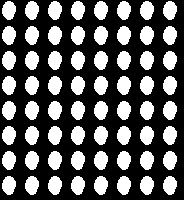
#> input picture examples/resources/ellipsoid_pattern/ellip_array_0007.tif, 184 x 200 px; its folder holds only this picture in this run
$ python -i ski_driver_functions.py   (imports and definitions only)   (older library calls are emulated)
#> lines starting #> are read from the running program, lines starting #| are printed output that depends on the picture; after the words box and inside, x2 and y2 are one past the last pixel; in counts of white or black regions, pixels touching at a corner belong together
#> `picture = cv2.imread('../../examples/resources/ellipsoid_pattern/ellip..`: picture: shape (200, 184); 35.1% white; 64 white regions, largest, box (x1, y1, x2, y2) and area: (2, 1, 16, 20) 202, (25, 1, 39, 20) 202, (48, 1, 62, 20) 202
### src/imppy3d/ski_interactive_processing.py
# Import external dependencies
import numpy as np
import matplotlib.pyplot as plt
from matplotlib.widgets import TextBox, Slider, RangeSlider
from matplotlib.widgets import Button, CheckButtons, RadioButtons
from skimage import restoration as rest
from skimage import segmentation as seg
from skimage import filters as filt
from skimage import morphology as morph
import skimage.feature as sfeature
from skimage import util
from skimage.util import img_as_bool, img_as_ubyte, img_as_float


# [1627 lines left out: functions interact_skeletonize, interact_del_features, interact_canny_edge, interact_unsharp_mask, interact_rolling_ball, interact_segmentation_type and 7 more, not called in this run]


def interact_binary_morph(img_in):
    """
    Perform a morphological filter operation on a binary
    (i.e., segmented) image. More specifically, apply either an
    erosion, dilation, "opening", or "closing" with the option of
    choosing different kernel shapes and sizes. The implementations of
    these operations are based on the Skimage library. This is an
    interactive function that enables the user to change the parameters
    of the filter and see the results, thanks to the "widgets"
    available in Matplotlib.

     ---- INPUT ARGUMENTS ----
    [img_in]: Numpy array for a binarized image. It is assumed that the
        image is already of type uint8. The array should thus be 2D,
        where each value represents the intensity for each
        corresponding pixel.

     ---- RETURNED ----
    [[img_out], [fltr_params]]: Returns a list containing the resultant
        image and the parameters used for the filter. img_out is a
        filterd image in the same format as img_in. fltr_params is
        also a list, which contains the final parameters used during
        the interactive session. For this function, the [fltr_params]
        list contains:

            [operation_type_out, footprint_type_out, n_radius_out]

                operation_type_out: An integer flag that determines what
                    type of morphological operation to perform:

                        0: binary_closing
                        1: binary_opening
                        2: binary_dilation
                        3: binary_erosion

                footprint_type_out: An integer flag that determines what
                    type of 2D neighborhood to use:

                        0: square
                        1: disk
                        2: diamond

                n_radius_out: Radius of the footprint neighborhood in
                    pixels, as an integer.

     ---- SIDE EFFECTS ----
    Function input arguments are not altered. Nothing is written to the
    hard drive. This function is a read-only function. It does pop-up
    a new window that visualizes the provided image. Strings are printed
    to standard output.
    """

    img_0 = img_in.copy()

    # Determine what type of morphological operation to perform
    # 0: binary_closing
    # 1: binary_opening
    # 2: binary_dilation
    # 3: binary_erosion
    operation_type_0 = 0

    # Determine what type of 2D neighborhood to use.
    # 0: square (which corresponds to a cube in 3D)
    # 1: disk (which corresponds to a ball in 3D)
    # 2: diamond (which corresponds to a octahedron in 3D)
    footprint_type_0 = 1

    # Radius of the footprint neighborhood (in pixels)
    n_radius_0 = 1

    disk_footprint = morph.disk(n_radius_0)
    img_temp_0 = morph.binary_closing(img_0, footprint=disk_footprint)
#> img_temp_0: shape (200, 184) bool; 35.2% white; 64 white regions, largest, box (x1, y1, x2, y2) and area: (2, 0, 16, 20) 204, (25, 0, 39, 20) 204, (48, 0, 62, 20) 204
    img_temp_0 = img_as_ubyte(img_temp_0)

    # Global variables (within this function) that will be returned.
    # Initialize these to the starting values for now.
    operation_type_out = operation_type_0
    footprint_type_out = footprint_type_0
    n_radius_out = n_radius_0
    img_out = img_temp_0.copy()

    # Create a figure
    fig_size = (9,9)

    fig, ax = plt.subplots(1,1)
    fig.set_size_inches(fig_size[0], fig_size[1])
    ax.set_aspect('equal')

    # Show the image and save the "matplotlib.image.AxesImage"
    # object for updating the figure later.
    img_obj = ax.imshow(img_out, cmap='gray', vmin=0, vmax=255)
    ax.set_xlabel("X Pixel Number")
    ax.set_ylabel("Y Pixel Number")

    plt.subplots_adjust(bottom=0.32)

    # Create new axes objects for each button/slider/text widget
    # 4-tuple of floats rect = [left, bottom, width, height]. A new axes
    # is added with dimensions rect in normalized (0, 1) units using
    # add_axes on the current figure.
    operation_ax = fig.add_axes([0.10, 0.03, 0.15, 0.20])
    operation_button = RadioButtons(ax=operation_ax,
        labels=['Closing', 'Opening', 'Dilation', 'Erosion'],
        active=operation_type_0)

    footprint_ax = fig.add_axes([0.36, 0.03, 0.15, 0.20])
    footprint_button = RadioButtons(ax=footprint_ax,
        labels=['Square', 'Disk', 'Diamond'],
        active=footprint_type_0)

    radius_ax = fig.add_axes([0.75, 0.15, 0.15, 0.06])
    radius_text_box = TextBox(ax=radius_ax, label='Kernel Radius  ',
        initial=str(n_radius_0), textalignment='center')

    update_ax = plt.axes([0.65, 0.03, 0.25, 0.06])
    update_button = Button(update_ax, 'Update')

    # [59 lines left out: function binary_morph_update, not called in this run]

    # Call the update function when the 'update' button is clicked
    update_button.on_clicked(binary_morph_update)

    plt.show()
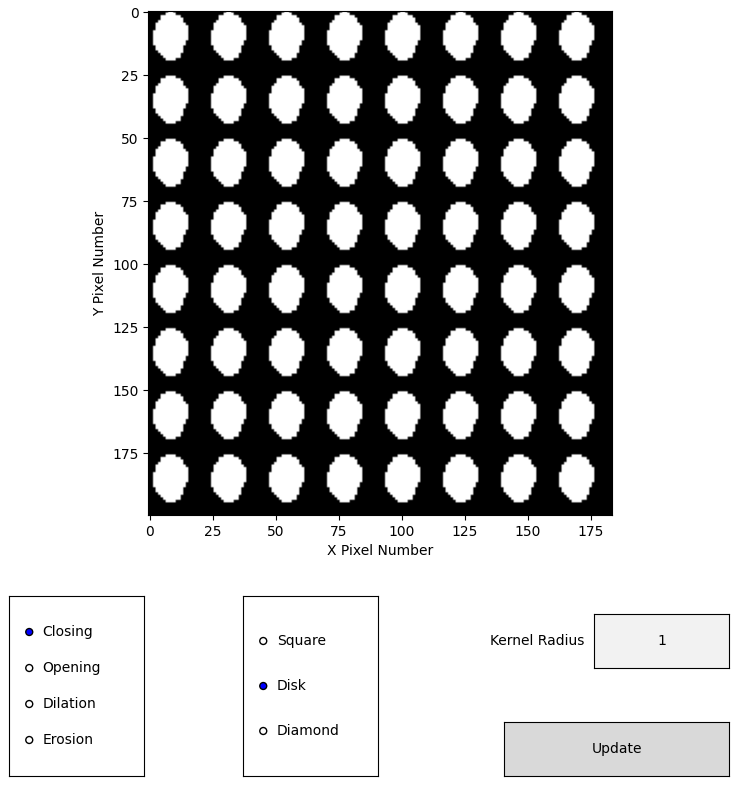
#> figure drawn by matplotlib, 4 panels

    # Save final filter parameters
    fltr_params = [operation_type_out, footprint_type_out,
        n_radius_out]

    return [img_out, fltr_params]

### src/imppy3d/ski_driver_functions.py
# Import external dependencies
import numpy as np
from skimage import restoration as rest
from skimage import segmentation as seg
from skimage import filters as filt
from skimage import morphology as morph
import skimage.feature as sfeature
from skimage.util import img_as_bool, img_as_ubyte, img_as_float

# Import local packages
from . import ski_interactive_processing as ifun


# [1046 lines left out: functions interact_driver_skeletonize, apply_driver_skeletonize, interact_driver_del_features, apply_driver_del_features, interact_driver_edge_detect, apply_driver_edge_detect and 8 more, not called in this run]


def interact_driver_morph(img_in):
    """
    Interactively applies a morphological operation on a binary
    (i.e., segmented) image. More specifically, apply either an
    erosion, dilation, "opening", or "closing" with the option of
    choosing different kernel shapes and sizes. The implementations of
    these operations are based on the Skimage library. The output
    parameters of this function are suitable for input for
    apply_driver_morph_3d() below.

    ---- INPUT ARGUMENTS ----
    [img_in]: Numpy array for a grayscale image. It is assumed that the
        image is already grayscale and of type uint8. The array should
        thus be 2D, where each value represents the intensity for each
        corresponding pixel.

    ---- RETURNED ----
    [img_out]: Returns the final image after closing the interactive
        session. img_out is in the same format as img_in.

    ---- SIDE EFFECTS ----
    Function input arguments are not altered. Nothing is written to the
    hard drive. This function is a read-only function. It does pop-up
    a new window that visualizes the provided image. Strings are printed
    to standard output.
    """

    # ---- Local Copies ----
    img_0 = img_in.copy()

    # Run the interactive morphological operations GUI
    [img_fltr, fltr_params] = ifun.interact_binary_morph(img_0)
#> fltr_params = [0, 1, 1]

    # Run the driver application simply for the text output
    apply_driver_morph(img_0, fltr_params)

    return img_fltr


def apply_driver_morph(img_in, fltr_params_in, quiet_in=False):
    """
    Applies a morphological operation on a binary (i.e., segmented)
    image. More specifically, apply either an erosion,
    dilation, "opening", or "closing" with the option of choosing
    different kernel shapes and sizes. The implementations of these
    operations are based on the Skimage library. This is the 2D,
    non-interactive version of interact_driver_morph(). See
    apply_driver_morph_3d() for a 3D version of this function.

    ---- INPUT ARGUMENTS ----
    [img_in]: Numpy array for a 2D grayscale image. It is
        assumed that the image is already grayscale and of type uint8.
        Each value in the 2D array represents the intensity for each
        corresponding pixel.

    fltr_params_in: A list of parameters needed to perform the
        morphological operation. The three input parameters for this
        list are described below,

            [operation_type_out, footprint_type_out, n_radius_out]

                operation_type_out: An integer flag that determines what
                    type of morphological operation to perform:

                        0: binary_closing
                        1: binary_opening
                        2: binary_dilation
                        3: binary_erosion

                footprint_type_out: An integer flag that determines what
                    type of 2D neighborhood to use:

                        0: square
                        1: disk
                        2: diamond

                n_radius_out: Radius of the footprint neighborhood in
                    pixels, as an integer.

    quiet_in: A boolean that determines if this function should print
        any statements to standard output. If False (default), outputs
        are written. Conversely, if True, outputs are suppressed. This
        is particularly useful in the event of batch processing.

    ---- RETURNED ----
    [img_out]: Returns the resultant Numpy image array after performing
        the image processing procedures. img_out is in the same format
        as img_in.

    ---- SIDE EFFECTS ----
    Function input arguments are not altered. Nothing is written to the
    hard drive. This function is a read-only function. Strings are
    printed to standard output.
    """
#> called with quiet_in = False

    # ---- Local Copies ----
    img_0 = img_in.copy()
    fltr_params = fltr_params_in
#> fltr_params = [0, 1, 1]
    quiet = quiet_in

    # Determine what type of morphological operation to perform
    # 0: binary_closing
    # 1: binary_opening
    # 2: binary_dilation
    # 3: binary_erosion
    operation_type = fltr_params[0]
#> operation_type = 0

    # Determine what type of 2D neighborhood to use.
    # 0: square (which corresponds to a cube in 3D)
    # 1: disk (which corresponds to a ball in 3D)
    # 2: diamond (which corresponds to a octahedron in 3D)
    footprint_type = fltr_params[1]
#> footprint_type = 1

    # Radius of the footprint neighborhood (in pixels)
    n_radius = fltr_params[2]
#> n_radius = 1

    if not quiet:
        print(f"\nApplying morphological operation...")

    if footprint_type == 0:
        temp_width = 2*n_radius + 1
        temp_footprint = morph.square(temp_width)

        if not quiet:
            print(f"    Footprint type: 'square'")
            print(f"    Footprint radius (pixels): {n_radius}")

    elif footprint_type == 1:
        temp_footprint = morph.disk(n_radius)
#> temp_footprint = [[0, 1, 0], [1, 1, 1], [0, 1, 0]]

        if not quiet:
            print(f"    Footprint type: 'disk'")
            print(f"    Footprint radius (pixels): {n_radius}")
#|     Footprint radius (pixels): 1

    else: # footprint_type == 2
        temp_footprint = morph.diamond(n_radius)

        if not quiet:
            print(f"    Footprint type: 'diamond'")
            print(f"    Footprint radius (pixels): {n_radius}")

    if operation_type == 0:
        img_temp = morph.binary_closing(img_0, footprint=temp_footprint)

        if not quiet:
            print(f"    Operation type: 'binary_closing'")

    elif operation_type == 1:
        img_temp = morph.binary_opening(img_0, footprint=temp_footprint)

        if not quiet:
            print(f"    Operation type: 'binary_opening'")

    elif operation_type == 2:
        img_temp = morph.binary_dilation(img_0, footprint=temp_footprint)

        if not quiet:
            print(f"    Operation type: 'binary_dilation'")

    else: # operation_type == 3
        img_temp = morph.binary_erosion(img_0, footprint=temp_footprint)

        if not quiet:
            print(f"    Operation type: 'binary_erosion'")

    img_fltr = img_as_ubyte(img_temp)

    return img_fltr


# [128 lines left out: function apply_driver_morph_3d, not called in this run]

>>> import cv2
>>> picture = cv2.imread('../../examples/resources/ellipsoid_pattern/ellip_array_0007.tif', cv2.IMREAD_GRAYSCALE)
>>> result = interact_driver_morph(picture)

$ run again, on examples/resources/ellipsoid_pattern/ellip_array_0010.tif
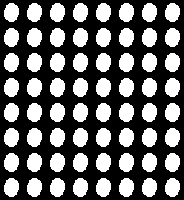
#> input picture examples/resources/ellipsoid_pattern/ellip_array_0010.tif, 184 x 200 px
#> picture: shape (200, 184); 39.1% white; 64 white regions, largest, box (x1, y1, x2, y2) and area: (4, 3, 19, 22) 225, (27, 3, 42, 22) 225, (50, 3, 65, 22) 225
#> in interact_binary_morph, `plt.show()`:
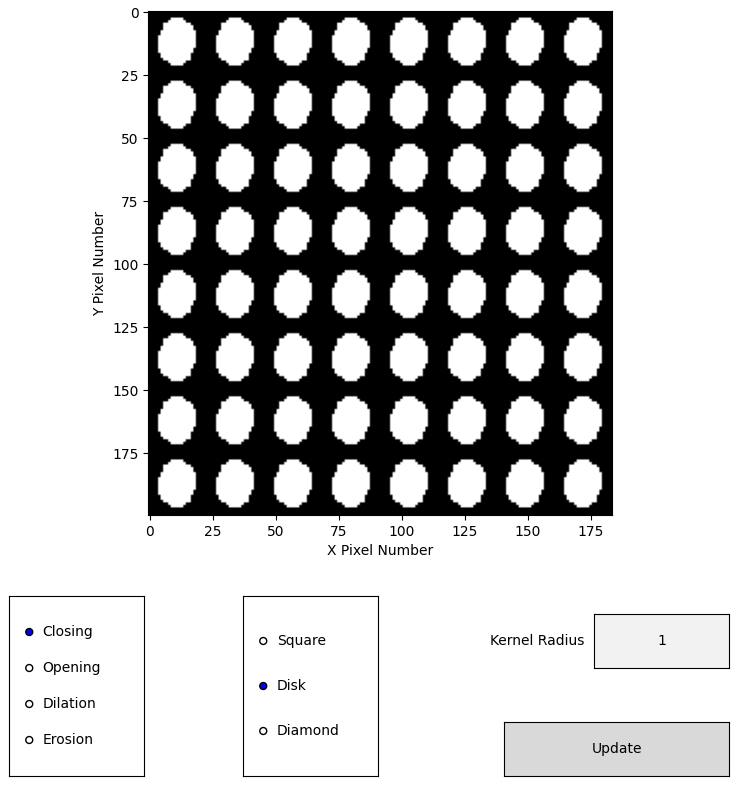
#> figure drawn by matplotlib, 4 panels
#> in interact_driver_morph, `[img_fltr, fltr_params] = ifun.interact_binary_morph(img_0)`: fltr_params = [0, 1, 1]
#> operation_type = 0
#> footprint_type = 1
#> temp_footprint = [[0, 1, 0], [1, 1, 1], [0, 1, 0]]
#|     Footprint radius (pixels): 1

$ run again, on examples/resources/ellipsoid_pattern/ellip_array_0013.tif
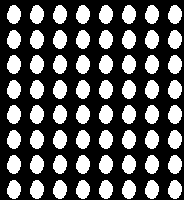
#> input picture examples/resources/ellipsoid_pattern/ellip_array_0013.tif, 184 x 200 px
#> picture: shape (200, 184); 35.1% white; 64 white regions, largest, box (x1, y1, x2, y2) and area: (7, 5, 21, 24) 202, (30, 5, 44, 24) 202, (53, 5, 67, 24) 202
#> in interact_binary_morph, `plt.show()`:
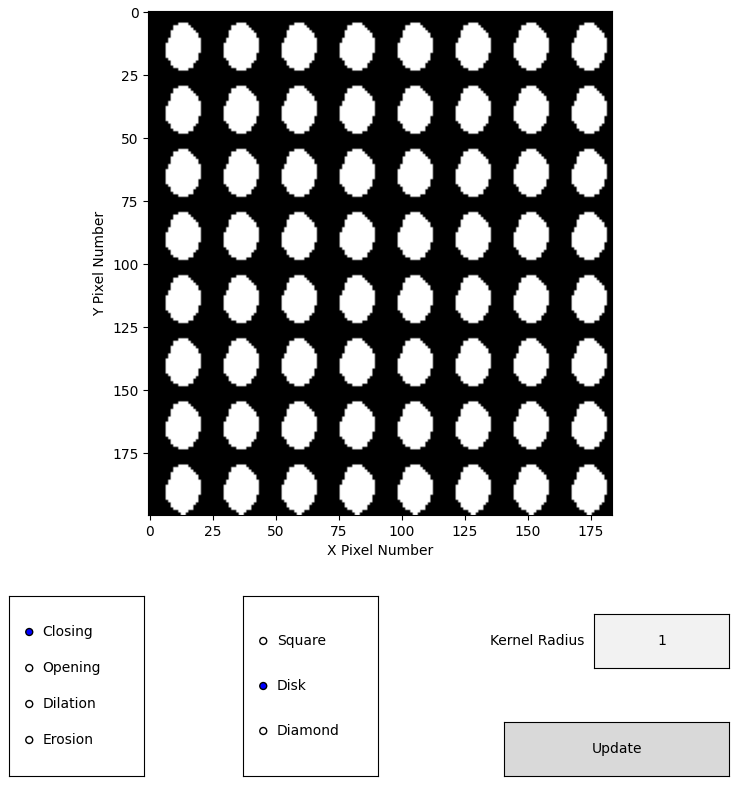
#> figure drawn by matplotlib, 4 panels
#> in interact_driver_morph, `[img_fltr, fltr_params] = ifun.interact_binary_morph(img_0)`: fltr_params = [0, 1, 1]
#> operation_type = 0
#> footprint_type = 1
#> temp_footprint = [[0, 1, 0], [1, 1, 1], [0, 1, 0]]
#|     Footprint radius (pixels): 1
